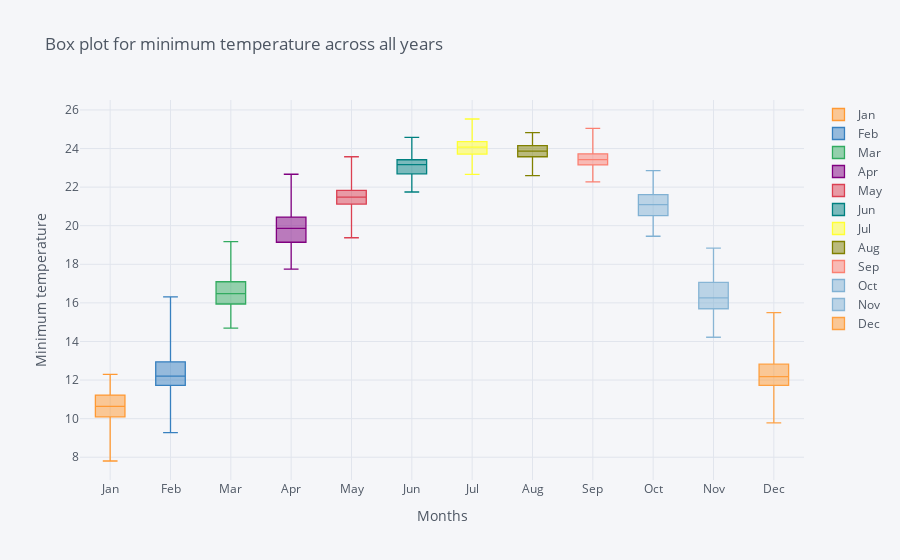

The notebook cell this image was saved under:
### Markdown cell above
## Box plot for minimum temperature across all years

### Code cell
temp_data_matrix.transpose().iplot(kind = 'box',title='Box plot for minimum temperature across all years',
    xTitle='Months',
    yTitle='Minimum temperature',)
